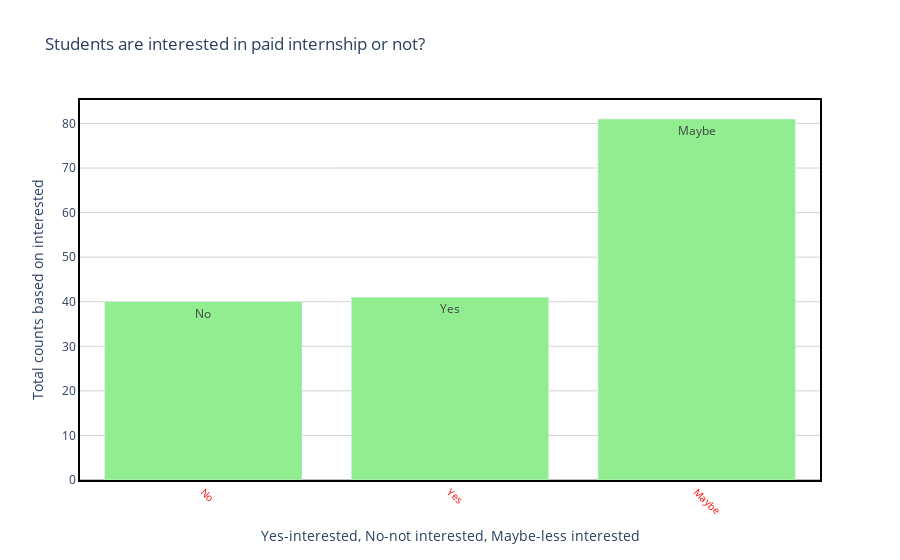

Notebook code cell kept with this figure:
### Code cell
#bar chart for paid internship
draw_trace_bar(paid_internship1,'want_apply_paid_intership','counts','Students are interested in paid internship or not?', 'Yes-interested, No-not interested, Maybe-less interested','Total counts based on interested',"lightgreen")

### Figure 1 — Plotly figure (JSON) as saved in the notebook; plotly's stock layout.template omitted (floating-point values rounded to 4 significant figures)
{"data": [{"marker": {"color": "lightgreen"}, "text": ["No", "Yes", "Maybe"], "type": "bar", "x": ["No", "Yes", "Maybe"], "y": [40, 41, 81]}], "layout": {"hovermode": "closest", "paper_bgcolor": "rgba(0, 0, 0, 0)", "plot_bgcolor": "rgba(0, 0, 0, 0)", "title": {"text": "Students are interested in paid internship or not?"}, "xaxis": {"linecolor": "black", "linewidth": 2, "mirror": true, "showline": true, "showticklabels": true, "tickangle": 45, "tickfont": {"color": "red", "size": 10}, "title": {"text": "Yes-interested, No-not interested, Maybe-less interested"}, "zeroline": true, "zerolinecolor": "grey", "zerolinewidth": 1}, "yaxis": {"gridcolor": "lightgrey", "linecolor": "black", "linewidth": 2, "mirror": true, "showline": true, "title": {"text": "Total counts based on interested"}, "zeroline": true, "zerolinecolor": "grey", "zerolinewidth": 1}}}
